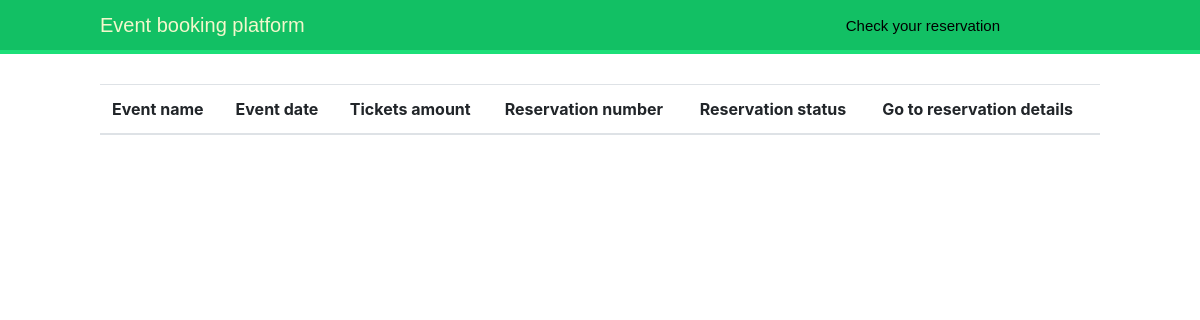
The page /client-reservations/2 on the database as committed earlier.
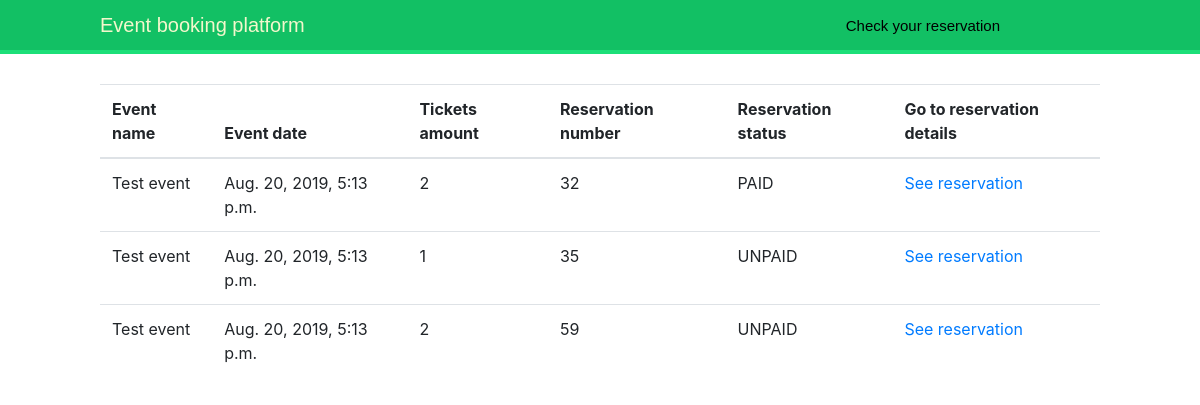
The same page on the database as committed later.
### reservation/models.py (models this page shows, shortened)
class Reservation(models.Model):
    PAID = 'PAID'
    UNPAID = 'UNPAID'
    BOOKED = 'BOOKED'
    RESERVATION_STATUS_CHOICES = [
        (PAID, 'paid'),
        (UNPAID, 'unpaid'),
        (BOOKED, 'ongoing'),
    ]
    status = models.CharField(max_length=20, choices=RESERVATION_STATUS_CHOICES, default=BOOKED)
    booked_time = models.DateTimeField(auto_now_add=True)
    client = models.ForeignKey(Client, null=True, on_delete=models.CASCADE, related_name='reservations')
    event = models.ForeignKey(Event, on_delete=models.CASCADE, related_name='reservations')
    def get_absolute_url(self):
        return reverse('reservation:reservation', args=[self.pk])

### event/models.py (models this page shows, shortened)
class Event(models.Model):
    name = models.CharField(max_length=100)
    datetime = models.DateTimeField()
    description = models.TextField()

### reservation/views.py (the view)
# urls.py: path('client-reservations/<int:client_id>', views.get_client_reservations, name='client_reservations'),
def get_client_reservations(request, client_id):
    client = get_object_or_404(Client, pk=client_id)
    reservations = client.reservations.all().order_by('-event__datetime', 'pk')
    return render(request, 'reservation/client_reservations.html', {'reservations': reservations})

### reservation/templates/reservation/client_reservations.html (shortened to what this page needs)
{% extends "base.html" %}
{% block content %}
    <table class="table table-hover">
        <thead>
        <tr>
            <th scope="col">Event name</th>
            <th scope="col">Event date</th>
            <th scope="col">Tickets amount</th>
            <th scope="col">Reservation number</th>
            <th scope="col">Reservation status</th>
            <th scope="col">Go to reservation details</th>
        </tr>
        </thead>
        <tbody>
        {%  for reservation in reservations %}
            <tr>
                <td>{{ reservation.event.name }}</td>
                <td>{{ reservation.event.datetime }}</td>
                <td>{{reservation.tickets.count}}</td>
                <td>{{ reservation.pk }}</td>
                <td>{{ reservation.status }}</td>
                <td><a href="{{ reservation.get_absolute_url }}">See reservation</a></td>
            </tr>
        {% endfor %}
        </tbody>
    </table>
{% endblock %}

Rows that differ between the two databases and show on the page:
now on this page (row edited): Reservation: event.name "Test event", event.datetime "Aug. 20, 2019, 5:13 p.m.", tickets.count "2", pk "32", status "PAID"
now on this page (row unchanged): Reservation: event.name "Test event", event.datetime "Aug. 20, 2019, 5:13 p.m.", tickets.count "1", pk "35", status "UNPAID"
added Reservation: event.name "Test event", event.datetime "Aug. 20, 2019, 5:13 p.m.", tickets.count "2", pk "59", status "UNPAID"
